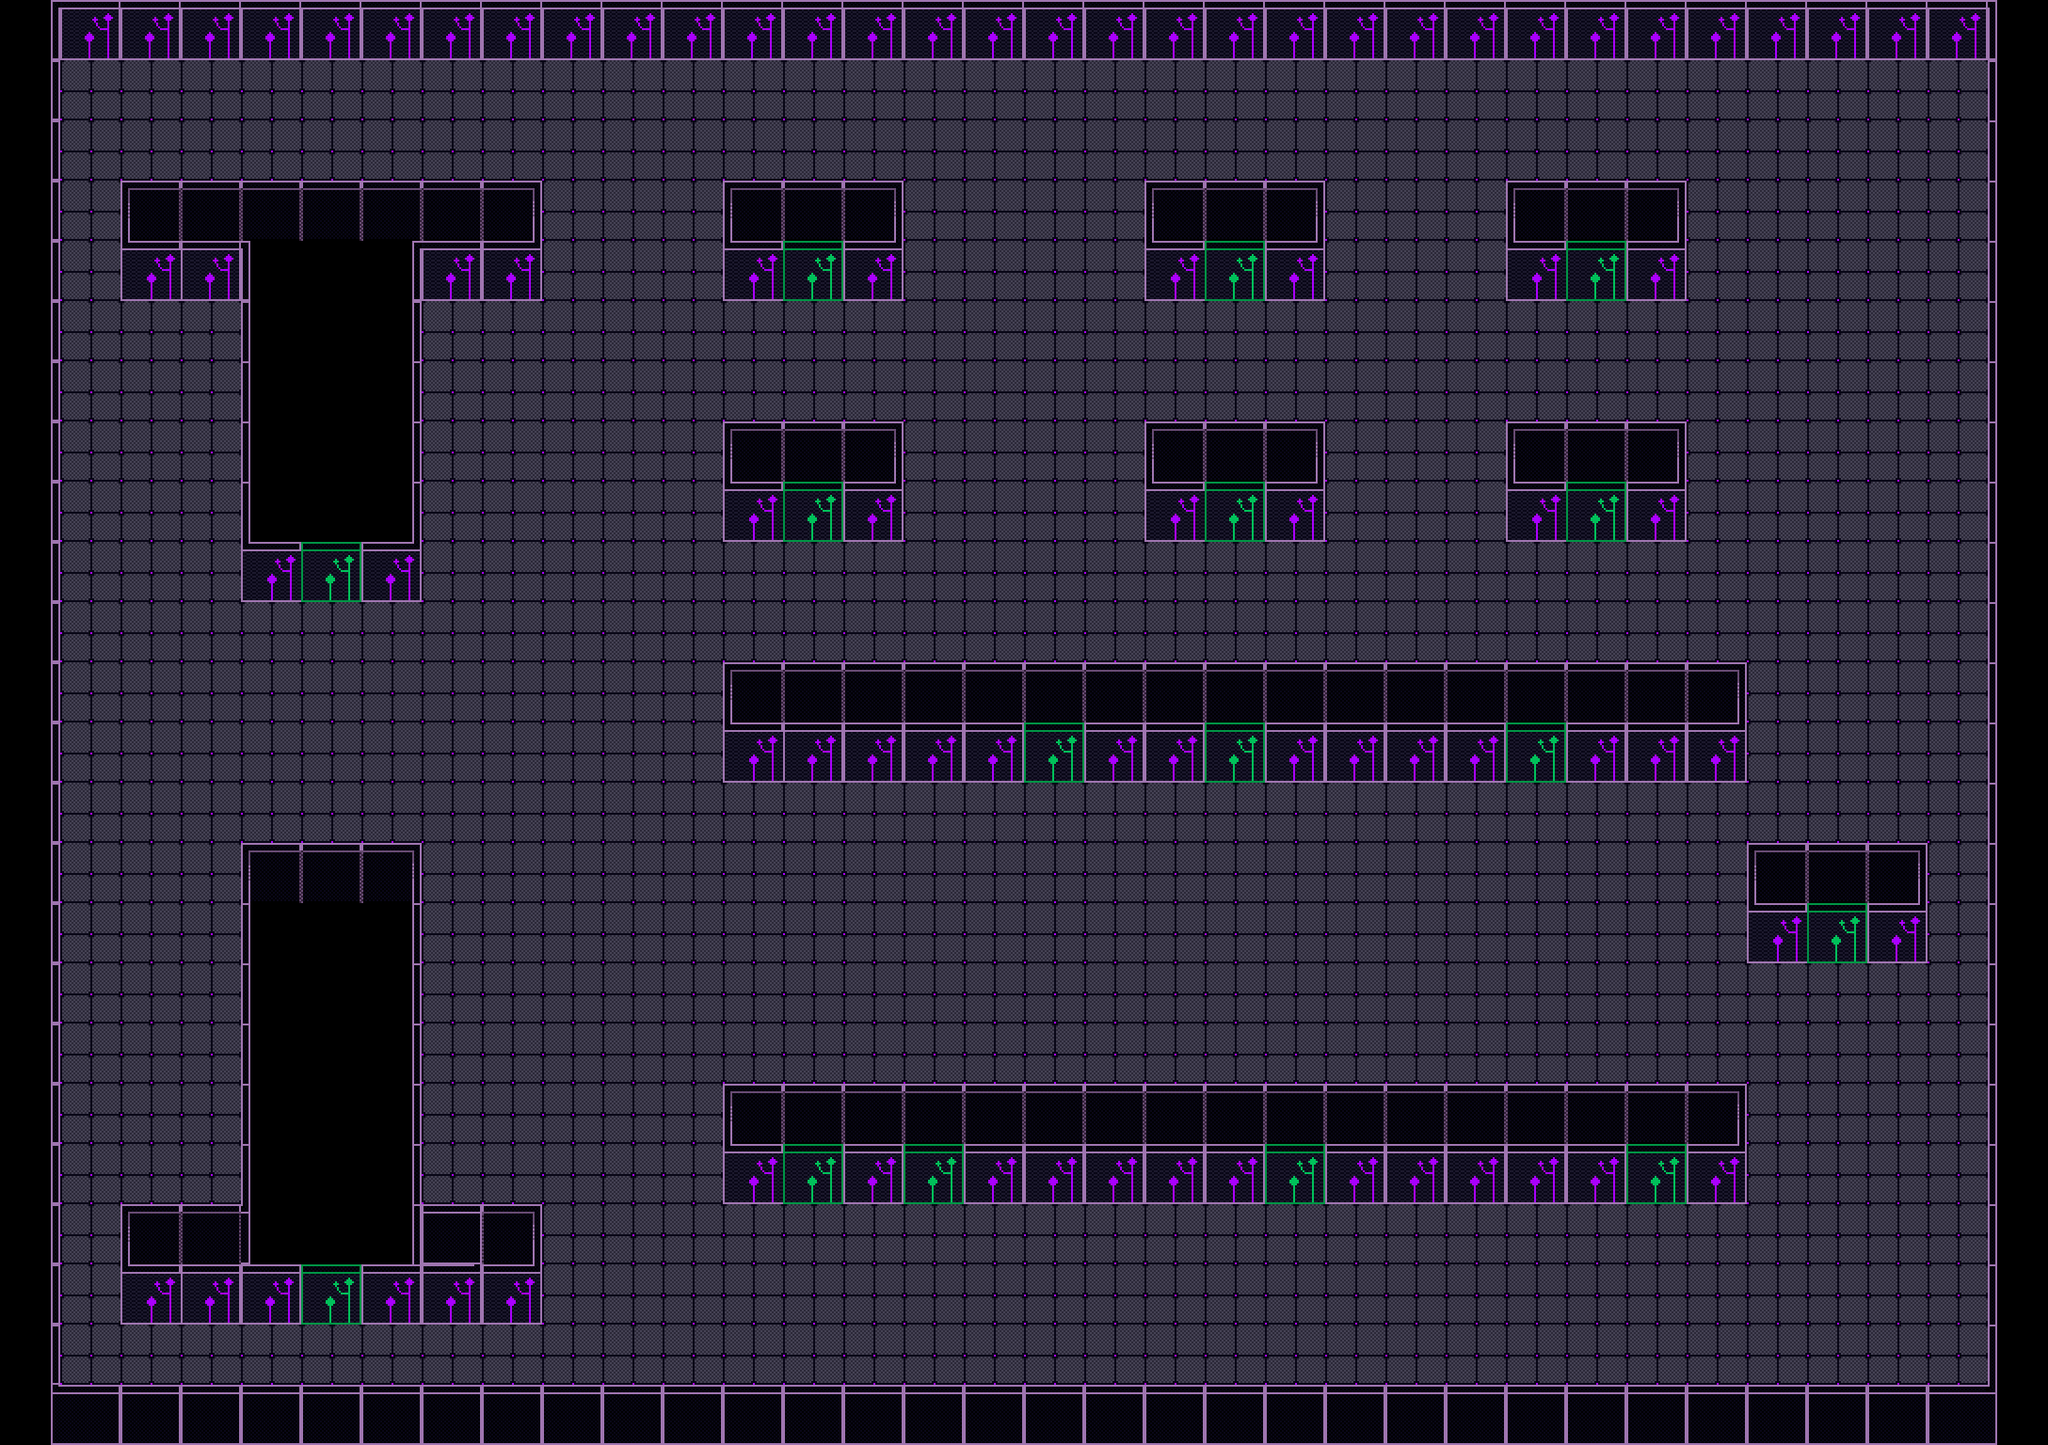

Below is a game level as drawn by its tile map, then a one-line description and the .tmx that defines it (tile-layer data replaced by summaries):
An orthogonal 34x24 tile map with 64x64 px tiles, 3 tile layers (Capa de Patrones 1, Capa de patrones 2, Capa de patrones 3).

<map version="1.0" orientation="orthogonal" renderorder="right-down" width="34" height="24" tilewidth="64" tileheight="64" nextobjectid="1">
 <properties>
  <property name="bugs" value="10" />
  <property name="chasing" value="6" />
  <property name="error" value="1" />
  <property name="trojan" value="5" />
  <property name="virus" value="9" />
 </properties>
 <tileset firstgid="1" name="tile-violet" tilewidth="64" tileheight="64">
  <image source="../tile-violet.png" width="256" height="448" />
 </tileset>
 <layer name="Capa de Patrones 1" width="34" height="24">
  <data>[816 cells, 533 non-empty, 1 distinct tile ids]</data>
 </layer>
 <layer name="Capa de patrones 2" width="34" height="24">
  <data>[816 cells, 272 non-empty, 19 distinct tile ids]</data>
 </layer>
 <layer name="Capa de patrones 3" width="34" height="24">
  <data>[816 cells, 16 non-empty, 1 distinct tile ids]</data>
 </layer>
</map>